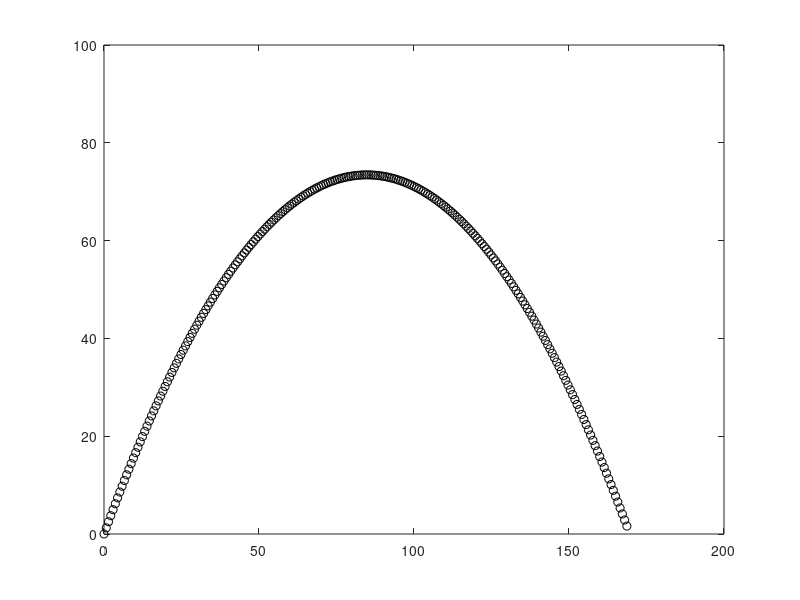

The MATLAB script that drew this image:
% David and Class
% Feb 24, 2021
% Animating the throw of a ball

%Height equation for a ball going straight up and down
%H(t) = v0 * t - g * (t^2)/2
%Velocity equation for the same
%V(t) = v0 * g - t
%where g is the gravitation constant
%Distance over time
%D(t) = vx * t

g = 9.8; %m per second squared
v = 43.81; %m per second
angle = 60; %degrees above horizontal

vx = cosd(angle)*v;
vy = sind(angle)*v;

%Ending time given by solving H(t) = 0
endTime = 2*vy/g;

%The framerate is the number of animation frames per second
framerate = 30; %FPS of 24, 30 is common in TV, 60,120, or more
%The framerate fixes the delta-t of our simluation
dT = 1/framerate;

totalFrames = endTime / dT;
%Construct a time vector for every frame in the animation
time = 0:dT:endTime;

heights = vy .* time - g .* (time.^2)./2;
distances = vx .* time;

%elapsed time at 30fps is 16.743 sec
%extraTime = 16.743 - endTime;
%extraTimePerFrame = extraTime/totalFrames;
%estimated overhead per frame
overhead = 0.0291; %seconds per frame

%Now we want to animate the throw of this ball
tic
for i = 1:totalFrames
    plot( distances(i), heights(i), 'ko' );
    hold on;
    axis( [ 0 200 0 100 ] );
    pause( dT - overhead );
end
toc








